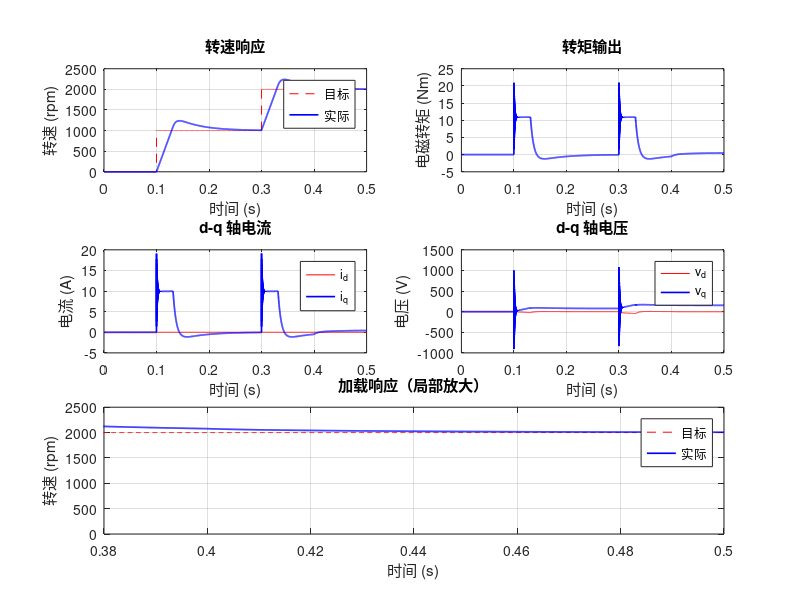

Here is the MATLAB script that generated this plot:
%% PMSM 永磁同步电机 FOC 控制仿真
% MATLAB R2016b 兼容
% 演示：矢量控制（FOC）基本算法
% 电流环 PI 调节 + SVPWM

clear; clc; close all;

%% 电机参数
pmsm.Rs  = 0.958;      % 定子电阻 [Ohm]
pmsm.Ld  = 0.00525;    % d轴电感 [H]
pmsm.Lq  = 0.00525;    % q轴电感 [H]
pmsm.psi = 0.1827;     % 永磁磁链 [Wb]
pmsm.P   = 4;          % 极对数
pmsm.J   = 0.003;      % 转动惯量 [kg.m^2]
pmsm.B   = 0.0001;     % 阻尼系数

%% 控制参数
Ts = 1e-4;             % 仿真步长 [s] (10kHz)
T  = 0.5;              % 总时长 [s]
t  = 0:Ts:T;
n  = length(t);

% PI 参数 (电流环)
Kp_i = 100;
Ki_i = 2000;

% PI 参数 (速度环)
Kp_s = 0.5;
Ki_s = 10;

%% 参考输入（向量化）
w_ref = 0 * (t < 0.1) ...
      + 1000 * (t >= 0.1 & t < 0.3) ...
      + 2000 * (t >= 0.3);
TL = 0.5 * (t > 0.4);

%% 初始化状态
id = 0; iq = 0; wm = 0; theta = 0;
id_ref = 0;             % id=0 控制

% 积分累积
ei_sum_d = 0;
ei_sum_q = 0;
ew_sum   = 0;

% 存储
id_log = zeros(1, n);
iq_log = zeros(1, n);
wm_log = zeros(1, n);
vd_log = zeros(1, n);
vq_log = zeros(1, n);
Te_log = zeros(1, n);

%% 主仿真循环
for k = 1:n
    % 速度环 PI
    ew = (w_ref(k) - wm * 30/pi) * (pi/30);  % rpm -> rad/s
    ew_sum = ew_sum + ew * Ts;
    iq_ref = Kp_s * ew + Ki_s * ew_sum;
    iq_ref = max(min(iq_ref, 10), -10);       % 限幅

    % 电流环 PI (d轴)
    ed = id_ref - id;
    ei_sum_d = ei_sum_d + ed * Ts;
    vd = Kp_i * ed + Ki_i * ei_sum_d;

    % 电流环 PI (q轴)
    eq = iq_ref - iq;
    ei_sum_q = ei_sum_q + eq * Ts;
    vq = Kp_i * eq + Ki_i * ei_sum_q;

    % 解耦补偿
    vd = vd - pmsm.Lq * pmsm.P * wm * iq;
    vq = vq + pmsm.psi * pmsm.P * wm + pmsm.Ld * pmsm.P * wm * id;

    % 电机模型（前向欧拉）
    did_dt = (vd - pmsm.Rs * id + pmsm.Lq * pmsm.P * wm * iq) / pmsm.Ld;
    diq_dt = (vq - pmsm.Rs * iq - pmsm.psi * pmsm.P * wm - pmsm.Ld * pmsm.P * wm * id) / pmsm.Lq;

    id = id + did_dt * Ts;
    iq = iq + diq_dt * Ts;

    % 电磁转矩
    Te = 1.5 * pmsm.P * (pmsm.psi * iq + (pmsm.Ld - pmsm.Lq) * id * iq);

    % 机械方程
    dwm_dt = (Te - pmsm.B * wm - TL(k)) / pmsm.J;
    wm = wm + dwm_dt * Ts;
    theta = theta + wm * Ts;

    % 记录
    id_log(k) = id;
    iq_log(k) = iq;
    wm_log(k) = wm * 30 / pi;   % rad/s -> rpm
    vd_log(k) = vd;
    vq_log(k) = vq;
    Te_log(k) = Te;
end

%% 绘图
figure('Position', [100 100 900 700]);

subplot(3,2,1);
plot(t, w_ref, 'r--', t, wm_log, 'b-', 'LineWidth', 1.2);
xlabel('时间 (s)'); ylabel('转速 (rpm)');
legend('目标', '实际'); grid on; title('转速响应');

subplot(3,2,2);
plot(t, Te_log, 'b-', 'LineWidth', 1.2);
xlabel('时间 (s)'); ylabel('电磁转矩 (Nm)');
grid on; title('转矩输出');

subplot(3,2,3);
plot(t, id_log, 'r-', t, iq_log, 'b-', 'LineWidth', 1.2);
xlabel('时间 (s)'); ylabel('电流 (A)');
legend('i_d', 'i_q'); grid on; title('d-q 轴电流');

subplot(3,2,4);
plot(t, vd_log, 'r-', t, vq_log, 'b-', 'LineWidth', 1.2);
xlabel('时间 (s)'); ylabel('电压 (V)');
legend('v_d', 'v_q'); grid on; title('d-q 轴电压');

subplot(3,2,5:6);
plot(t, w_ref, 'r--', t, wm_log, 'b-', 'LineWidth', 1.2);
xlim([0.38 0.5]);
xlabel('时间 (s)'); ylabel('转速 (rpm)');
legend('目标', '实际'); grid on; title('加载响应（局部放大）');

%% 性能指标
fprintf('===== 电机控制仿真结果 =====\n');
fprintf('稳态转速误差: %.2f rpm\n', abs(wm_log(end) - w_ref(end)));
fprintf('峰值转矩: %.3f Nm\n', max(Te_log));
fprintf('q轴稳态电流: %.3f A\n', iq_log(end));
